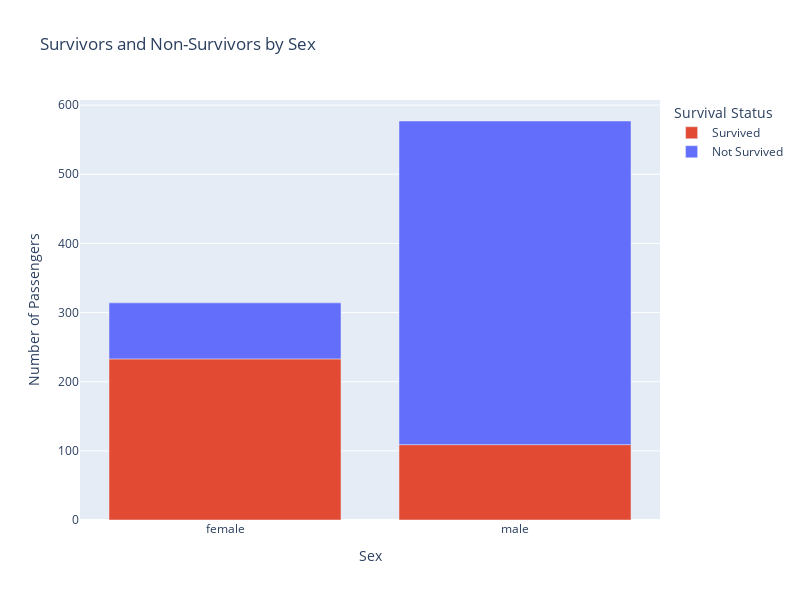

The cell this chart's notebook holds for it:
### Markdown cell above
Let's start with Gender:

### Code cell
sex_survival_count = dataset.groupby(['Sex', 'Survived']).size().reset_index(name='count')

fig1 = px.bar(sex_survival_count, x="Sex", y="count", color="Survived", barmode="relative",
             labels={"count": "Number of Passengers", "Sex": "Sex", "Survived": "Survival Status"},
             title="Survivors and Non-Survivors by Sex",
             category_orders={"Survived": [ "Survived","Not Survived"]},
             color_discrete_map={"Survived": "#E24A33", "Not Survived": "#636EFA"}
             )

fig1.update_layout(width=800, height=600)
fig1.show()

### Figure 1 — Plotly figure (JSON) as saved in the notebook; plotly's stock layout.template omitted (floating-point values rounded to 4 significant figures)
{"data": [{"hovertemplate": "Survival Status=Survived<br>Sex=%{x}<br>Number of Passengers=%{y}<extra></extra>", "legendgroup": "Survived", "marker": {"color": "#E24A33", "pattern": {"shape": ""}}, "name": "Survived", "orientation": "v", "showlegend": true, "textposition": "auto", "type": "bar", "x": ["female", "male"], "xaxis": "x", "y": [233, 109], "yaxis": "y"}, {"hovertemplate": "Survival Status=Not Survived<br>Sex=%{x}<br>Number of Passengers=%{y}<extra></extra>", "legendgroup": "Not Survived", "marker": {"color": "#636EFA", "pattern": {"shape": ""}}, "name": "Not Survived", "orientation": "v", "showlegend": true, "textposition": "auto", "type": "bar", "x": ["female", "male"], "xaxis": "x", "y": [81, 468], "yaxis": "y"}], "layout": {"barmode": "relative", "height": 600, "legend": {"title": {"text": "Survival Status"}, "tracegroupgap": 0}, "title": {"text": "Survivors and Non-Survivors by Sex"}, "width": 800, "xaxis": {"anchor": "y", "autorange": true, "domain": [0, 1], "range": [-0.5, 1.5], "title": {"text": "Sex"}, "type": "category"}, "yaxis": {"anchor": "x", "autorange": true, "domain": [0, 1], "range": [0, 607.4], "title": {"text": "Number of Passengers"}, "type": "linear"}}}
